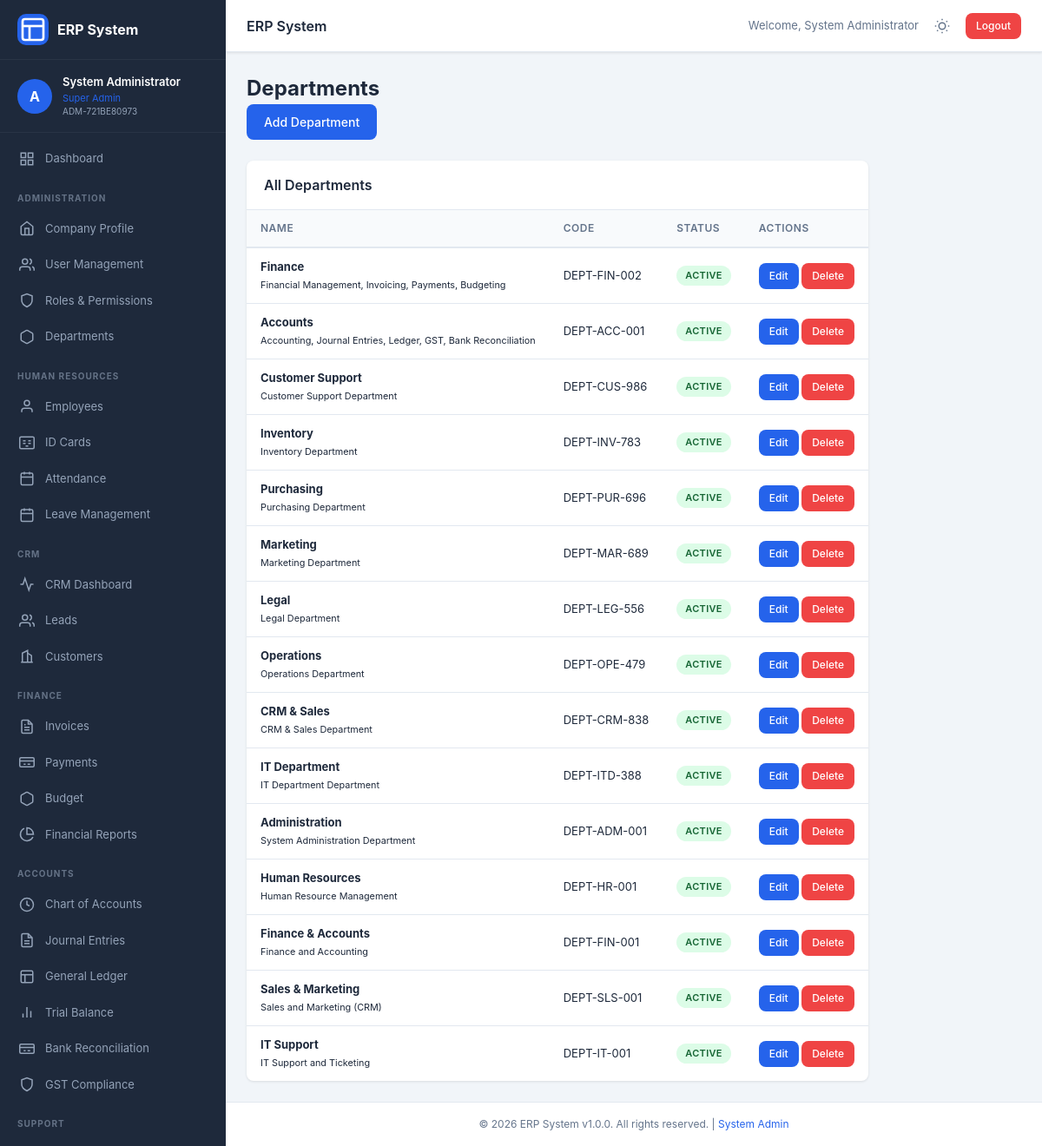
Screenshot of /modules/admin/departments.php (signed in) with the database file from the repository.
### tables this page shows
CREATE TABLE users (
                id INTEGER PRIMARY KEY AUTOINCREMENT,
                username TEXT UNIQUE NOT NULL,
                password_hash TEXT NOT NULL,
                employee_code TEXT UNIQUE NOT NULL,
                email TEXT,
                phone TEXT,
                role_id INTEGER,
                is_active INTEGER DEFAULT 1,
                login_attempts INTEGER DEFAULT 0,
                locked_until TEXT,
                last_login TEXT,
                created_at TEXT DEFAULT (datetime('now','localtime')),
                updated_at TEXT DEFAULT (datetime('now','localtime')),
                FOREIGN KEY (role_id) REFERENCES roles(id)
            );

CREATE TABLE employees (
                id INTEGER PRIMARY KEY AUTOINCREMENT,
                user_id INTEGER UNIQUE,
                employee_code TEXT UNIQUE NOT NULL,
                first_name TEXT NOT NULL,
                last_name TEXT NOT NULL,
                middle_name TEXT,
                date_of_birth TEXT,
                gender TEXT,
                marital_status TEXT,
                blood_group TEXT,
                nationality TEXT DEFAULT 'Indian',
                religion TEXT,
                department TEXT,
                designation TEXT,
                date_of_joining TEXT,
                employment_type TEXT,
                work_location TEXT,
                reporting_to TEXT,
                shift_timing TEXT,
                weekly_off TEXT,
                aadhar_number_encrypted TEXT,
                aadhar_photo TEXT,
                pan_number_encrypted TEXT,
                pan_photo TEXT,
                passport_photo TEXT,
                phone_number TEXT,
                alternate_phone TEXT,
                personal_email TEXT,
                official_email TEXT,
                emergency_contact_name TEXT,
                emergency_contact_phone TEXT,
                emergency_contact_relation TEXT,
                address_aadhar TEXT,
                address_permanent TEXT,
                address_current TEXT,
                city TEXT,
                state TEXT,
                pincode TEXT,
                highest_education TEXT,
                university TEXT,
                year_of_passing TEXT,
                previous_company TEXT,
                previous_designation TEXT,
                years_of_experience TEXT,
                skills TEXT,
                bank_name TEXT,
                bank_account_number_encrypted TEXT,
                ifsc_code TEXT,
                bank_branch TEXT,
                uan_number_encrypted TEXT,
                esic_number_encrypted TEXT,
                is_active INTEGER DEFAULT 1,
                created_at TEXT DEFAULT (datetime('now','localtime')),
                updated_at TEXT DEFAULT (datetime('now','localtime')),
                FOREIGN KEY (user_id) REFERENCES users(id)
            );

CREATE TABLE roles (
                id INTEGER PRIMARY KEY AUTOINCREMENT,
                role_name TEXT UNIQUE NOT NULL,
                role_description TEXT,
                permissions TEXT,
                is_system INTEGER DEFAULT 0,
                created_at TEXT DEFAULT (datetime('now','localtime')),
                updated_at TEXT DEFAULT (datetime('now','localtime'))
            );

CREATE TABLE departments (
                id INTEGER PRIMARY KEY AUTOINCREMENT,
                department_name TEXT UNIQUE NOT NULL,
                department_code TEXT UNIQUE NOT NULL,
                description TEXT,
                head_employee_code TEXT,
                is_active INTEGER DEFAULT 1,
                created_at TEXT DEFAULT (datetime('now','localtime'))
            );

### modules/admin/departments.php (the view, shortened to what the rows shown need)
<?php
require_once __DIR__ . '/../../init.php';
require_once __DIR__ . '/../../includes/header.php';
$departments = $db->fetchAll("SELECT * FROM departments ORDER BY created_at DESC");
?>
<div class="page-header">
    <h1 class="page-title">Departments</h1>
</div>
<div class="row">
    <div class="col-md-5">
        <div class="card">
            <div class="card-body p-0">
                <table class="table">
                    <thead>
                        <tr>
                            <th>Name</th>
                            <th>Code</th>
                            <th>Status</th>
                            <th>Actions</th>
                        </tr>
                    </thead>
                    <tbody>
                        <?php foreach ($departments as $dept): ?>
                        <tr>
                            <td>
                                <strong><?= htmlspecialchars($dept['department_name']) ?></strong>
                                <?php if ($dept['description']): ?>
                                    <br><small class="text-muted"><?= htmlspecialchars($dept['description']) ?></small>
                                <?php endif; ?>
                            </td>
                            <td><?= htmlspecialchars($dept['department_code']) ?></td>
                            <td><?= getStatusBadge($dept['is_active'] ? 'active' : 'inactive') ?></td>
                            <td class="action-cell">
                                <?php if (hasPermission('departments', 'edit')): ?>
                                    <a href="?action=edit&id=<?= $dept['id'] ?>" class="btn btn-sm btn-primary">Edit</a>
                                <?php endif; ?>
                                <?php if (hasPermission('departments', 'delete')): ?>
                                    <a href="?action=delete&id=<?= $dept['id'] ?>" class="btn btn-sm btn-danger" onclick="return confirm('Delete department <?= htmlspecialchars($dept['department_name']) ?>?')">Delete</a>
                                <?php endif; ?>
                            </td>
                        </tr>
                        <?php endforeach; ?>
                    </tbody>
                </table>
            </div>
        </div>
    </div>
</div>
<?php require_once __DIR__ . '/../../includes/footer.php'; ?>

### includes/header.php (shortened to what the rows shown need)
<?php
require_once __DIR__ . '/../init.php';
$currentUser = getCurrentUser();
?>
<!DOCTYPE html>
<html lang="en" data-theme="">
<head>
    <link rel="stylesheet" href="/assets/css/style.css">
</head>
<body>
    <div class="app-container">
        <nav class="sidebar" id="sidebar">
            <div class="sidebar-user">
                <div class="user-avatar">
                    <?= strtoupper(substr($currentUser['username'] ?? 'U', 0, 1)) ?>
                </div>
                <div class="user-info">
                    <span class="user-name"><?= getEmployeeName() ?></span>
                    <span class="user-role"><?= $currentUser['role_name'] ?? '' ?></span>
                    <span class="user-code"><?= $currentUser['employee_code'] ?? '' ?></span>
                </div>
            </div>
        </nav>
        <main class="main-content">
            <header class="top-bar">
                <div class="top-bar-right">
                    <span class="user-greeting">Welcome, <?= getEmployeeName() ?></span>
                    <button class="theme-toggle" id="themeToggle" onclick="toggleTheme()" title="Toggle Dark Mode">
                    </button>
                    <a href="/dashboard.php?logout=1" class="btn btn-sm btn-danger" onclick="return confirm('Logout?')">Logout</a>
                </div>
            </header>
            <div class="content-wrapper">

### init.php (shortened to what the rows shown need)
<?php
$auth = Auth::getInstance();
function getCurrentUser() {
    return Auth::getInstance()->getUser();
}
function hasPermission($module, $action = 'view') {
    return Auth::getInstance()->hasPermission($module, $action);
}
function getEmployeeName($empCode = null) {
    $db = Database::getInstance();
    if ($empCode === null) {
        $empCode = Auth::getInstance()->getEmployeeCode();
    }
    $emp = $db->fetchOne("SELECT first_name, last_name FROM employees WHERE employee_code = ?", [$empCode]);
    if ($emp) {
        return $emp['first_name'] . ' ' . $emp['last_name'];
    }
    return 'N/A';
}
function getStatusBadge($status) {
    $colors = [
        'active' => 'success',
        'inactive' => 'danger',
        'pending' => 'warning',
        'approved' => 'success',
        'rejected' => 'danger',
        'open' => 'info',
        'closed' => 'secondary',
        'in_progress' => 'primary',
        'resolved' => 'success',
        'paid' => 'success',
        'unpaid' => 'danger',
        'partial' => 'warning',
        'new' => 'info',
        'contacted' => 'primary',
        'qualified' => 'success',
        'lost' => 'danger',
        'present' => 'success',
        'absent' => 'danger',
        'leave' => 'warning',
        'half_day' => 'info',
        'high' => 'danger',
        'medium' => 'warning',
        'low' => 'info',
        'critical' => 'danger',
    ];
    $color = $colors[strtolower($status)] ?? 'secondary';
    return "<span class='badge bg-{$color}'>{$status}</span>";
}

### rows the page displays
users: username "A", role.role_name "Super Admin", employee_code "ADM-721BE80973"
employees: getEmployeeName() "System Administrator"
departments: department_name "Finance", description "Financial Management, Invoicing, Payments, Budgeting", department_code "DEPT-FIN-002"
departments: department_name "Accounts", description "Accounting, Journal Entries, Ledger, GST, Bank Reconciliation", department_code "DEPT-ACC-001"
departments: department_name "Customer Support", description "Customer Support Department", department_code "DEPT-CUS-986"
departments: department_name "Inventory", description "Inventory Department", department_code "DEPT-INV-783"
departments: department_name "Purchasing", description "Purchasing Department", department_code "DEPT-PUR-696"
departments: department_name "Marketing", description "Marketing Department", department_code "DEPT-MAR-689"
departments: department_name "Legal", description "Legal Department", department_code "DEPT-LEG-556"
departments: department_name "Operations", description "Operations Department", department_code "DEPT-OPE-479"
departments: department_name "CRM & Sales", description "CRM & Sales Department", department_code "DEPT-CRM-838"
departments: department_name "IT Department", description "IT Department Department", department_code "DEPT-ITD-388"
departments: department_name "Administration", description "System Administration Department", department_code "DEPT-ADM-001"
departments: department_name "Human Resources", description "Human Resource Management", department_code "DEPT-HR-001"
departments: department_name "Finance & Accounts", description "Finance and Accounting", department_code "DEPT-FIN-001"
departments: department_name "Sales & Marketing", description "Sales and Marketing (CRM)", department_code "DEPT-SLS-001"
departments: department_name "IT Support", description "IT Support and Ticketing", department_code "DEPT-IT-001"

### other values shown
APP_NAME "ERP System"
APP_VERSION "1.0.0"
